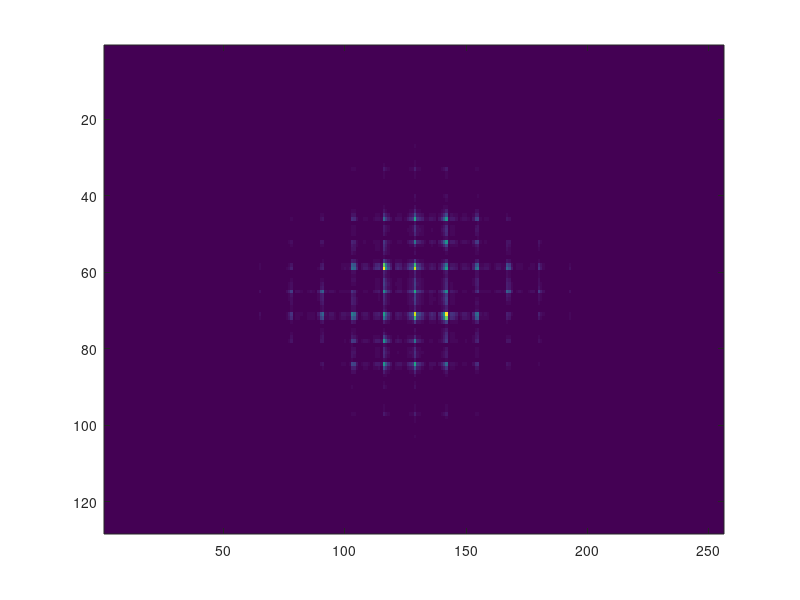

Write the MATLAB code that produced this figure.
%  Content: 
%
%  1- Range   Estimation
%  2- Doppler Estimation
%  3- 1D-FFT 
%  4- 2D-FFT

%% Range estimation equation 
clear ; close all ; clc;
% R = c*Ts*fb / ( 2*Bsweep)  

%Ts = chirp Time, Bsweep = chirp Bandwidth
% Those values are determined as we define the configuration of radar
% based on its range resolution and trip time for Radars maximum range



% Beat frequency 
% fb = f_ramping - f_received

% -----------------------------------------------------%

% The range resolution = 1m 
%

range_max = 300;    % The radar maximum range = 300m 
c = 3*10^8 ;        % ligth speed [m/s]
d_res = 1 ;         % range resolution [m]  d_res = c/(2*B_sweep) "higher Bandwidth the smaller range resoulation" 


% signal trip time t= 2*range/c


% TODOs to calculate the range in meters of four targets 
% with respective measured beat frequencies [0 MHz, 1.1 MHz, 13 MHz, 24 MHz]. 

% TODO : Find the Bsweep of chirp for 1 m resolution

B_sweep = c/2 * d_res;

% TODO : Calculate the chirp time based on the Radars Max Range
% T_chirp = 5.5 * 2 *range_max /c

T_s = 5.5 * (2 * range_max) /c ;

% TODO: define the frequncy shift 
fb = [ 0 , 1.1e6 13e6 24e6];
calcualted_range = c * T_s *fb / (2*B_sweep);  %[m]

% display the calcualte range

disp(calcualted_range);


%% Doppler Estimation 
clear; close; clc;
c = 3*10^8 ; % the speed of light

f = 77*10^9; % [Hz] the daras operating freq.

% TODO: Calculate the wavelength

lambda = c/f ;

% TODO: Define the doppler shifts in Hz using 

doppler_shift = [3e3 4.5e3 11e3 -3e3];

% Calculate the velocity of the targets fd= 2*vr/lambda

vr = doppler_shift*lambda /2 ;

disp(vr)


%% Fast Fourier Transform Exercise 
clear; close; clc;

Fs = 1000;       % Sampling frequency 
T = 1/Fs;        % Sampling period
L = 1500;        % Length of signal
t = (0:L-1)*T;   % Time vector 

% Form a signal containing a 77Hz sinusoid of amplitude 2.
A = 2;
f = 77;

S = A*cos(2*pi*f*t);
% Form a signal containing a 77 Hz sinusoid of ampilutude 0.7 and
% a 43 Hz sinusoid of amplitude 2.
% S = 0.7*sin(2*pi*77*t) + 2*sin(2*pi*43*t);

% Corrpt the signal with noise 

X = S + 2*rand(size(t));

% Plot the noisy signal in the time domain. 
% It is diffucult to identify the frequncy components 
% by looking at signal X(t);
plot (1000*t(1:50) , X(1:50));
title('Signal COrrupted with zero-mean random noise')
xlabel('t (milliseconds)')
ylabel('X(t)')

% TODO: Compute the Fourier transform of the signal

signal_fft = fft(X);

% TODO: Compute the two sided spectrum P2. 
% Then compute the single-sided spectrum P1 based on P2 
% and the even- valued signal length L.

P2 = abs(signal_fft/L); % take the amplitude of the normalized signal
P1 = P2(1:L/2+1); % 

% Ploting 
f = Fs * (0:(L/2))/L;
plot(f,P1);
title('Single -Sided Amplitude Spectrum of X(t)')
xlabel('f [Hz]')
ylabel('[P1(f)]')

%%  2D FFT Exercise
clear; close; clc;

% 2-D transform 
% The 2-D Fourier transform is useful for processing 2-D signals and other
% 2-D data such as images.
% Create and plot 2-D data with repeated blocks

P = peaks(20); 
X = repmat(P,[5 10]);
imagesc(X);

% Compute the 2-D Fourier transform of the data
% Shift the zero-frequency component to the center of the output, 
% and plot the resulting 100-by-200 matrix, which is the same size as X.

Y = fft2(X);
imagesc(abs(fftshift(Y)))

% Pad X with zeros to compute a 128-by-256 transform.
Y = fft2(X,2^nextpow2(100),2^nextpow2(200));
imagesc(abs(fftshift(Y)));



